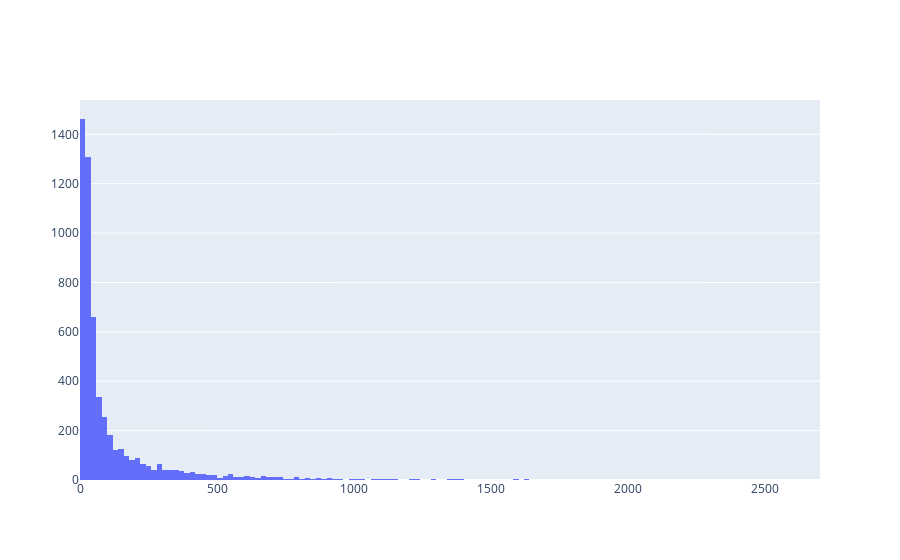

The notebook cell this image was saved under:
### Code cell
# check what are document lengts - there might be outliers that we do not want to model the
# topics on
doc_lengths = [len(doc) for doc in docs]

# plot histogram of lengths
fig = go.Figure(data=[go.Histogram(x=doc_lengths)])
fig.show()

### Figure 1 — Plotly figure (JSON) as saved in the notebook; plotly's stock layout.template omitted (floating-point values rounded to 4 significant figures; data arrays with more than 128 entries replaced by an {"elided": "..."} marker saying what was removed)
{"data": [{"type": "histogram", "x": {"elided": "5598 int values"}}], "layout": {"autosize": true, "xaxis": {"autorange": true, "range": [-0.5, 2700.0], "type": "linear"}, "yaxis": {"autorange": true, "range": [0, 1539.0]}}}
